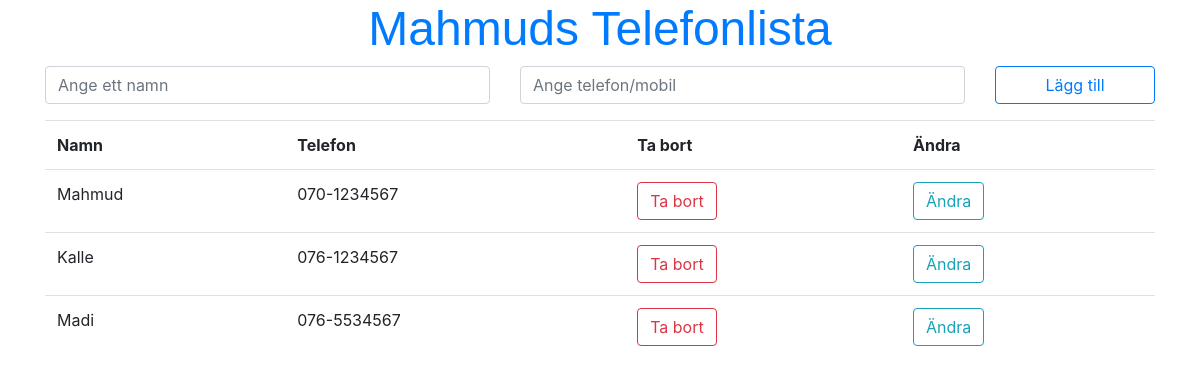
Before: / with the older database file.
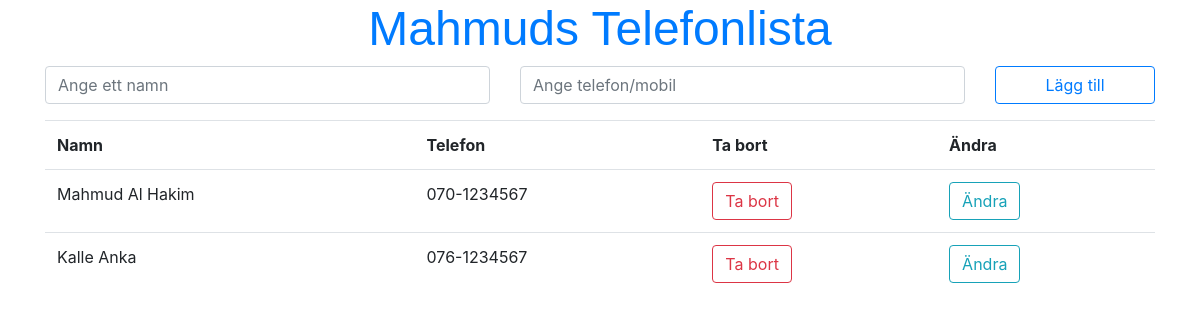
After: the same page with the newer database file.
### tables this page shows
CREATE TABLE `kontakt` (
  `namn` varchar(50) NOT NULL,
  `telefon` varchar(50) NOT NULL
);

### select.php (the view)
<?php
require 'database.php';
$sql = "SELECT * FROM kontakt";
$tabell = mysqli_query($connection, $sql)
or die(mysqli_error($connection));
if ($tabell->num_rows):
    echo "<table class='table'>";
    echo "<tr>
	            <th>Namn</th> <th>Telefon</th> <th>Ta bort</th> <th>Ändra</th>
	         </tr>";
    while ($rad = $tabell->fetch_assoc()) {
        echo "<tr>
	                <td>" . $rad['namn'] . "</td>
	                <td>" . $rad['telefon'] . "</td>
	                <td>
	                    <a href='delete.php?telefon=" . $rad['telefon'] . "'
	                    class='btn btn-outline-danger'>Ta bort</a>
	                </td>
	                <td>
	                    <a href='update.php?telefon=" . $rad['telefon'] . "'
	                    class='btn btn-outline-info'>Ändra</a>
	                </td>
	                </tr>";
    }
    echo "</table>";
endif;

### header.php (shortened to what this page needs)
<!doctype html>
<html lang="sv">
  <head>
    <link rel="stylesheet" href="https://maxcdn.bootstrapcdn.com/bootstrap/4.0.0-beta.2/css/bootstrap.min.css">
    <link rel="stylesheet" href="style.css">
  </head>
  <body class="container">
  <h1 class="header"><a href="index.php">Mahmuds Telefonlista</a></h1>

### index.php
<?php include 'header.php'; ?>
<form action="insert.php" method="post">
  <div class="row">
    <div class="form-group col-md-5">
      <input type="text" name="namn" required
           class="form-control"
           placeholder="Ange ett namn">
    </div>
    <div class="form-group col-md-5">
      <input type="tel" name="telefon" required
           class="form-control"
           placeholder="Ange telefon/mobil">
    </div>
    <div class="form-group col-md-2">
      <input type="submit" value="Lägg till"
             class="btn btn-block btn-outline-primary">
    </div>
  </div>
</form>
<?php include 'select.php'; ?>
<?php include 'footer.php'; ?>

### style.css (style rules this page uses)
.header { font-family: Impact, Haettenschweiler, 'Arial Narrow Bold', sans-serif; font-size: 3rem; text-align: center; }

Changed rows visible on the page:
removed kontakt: namn "Madi", telefon "076-5534567"
changed kontakt "070-1234567": namn "Mahmud" → "Mahmud Al Hakim"
changed kontakt "076-1234567": namn "Kalle" → "Kalle Anka"
